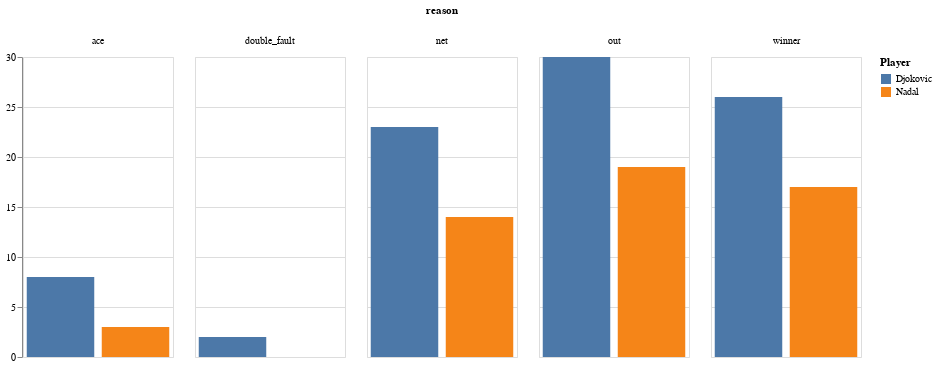

Write notebook code for a chart like this one.
### Code cell
alt.Chart(grouped_points).mark_bar().encode(
    x = alt.X('winner:O', axis = None),
    y = alt.Y('count:Q', title = None),
    color = alt.Color('winner:N',title = 'Player' ),
    column = 'reason:N',
    tooltip=['count']
).properties(width = 150)

### Figure 1 — Vega-Lite specification as saved in the notebook (floating-point values rounded to 4 significant figures)
{"config": {"view": {"continuousWidth": 400, "continuousHeight": 300}}, "data": {"name": "data-c5d9a6b6192136802da6597a89261897"}, "mark": "bar", "encoding": {"color": {"type": "nominal", "field": "winner", "title": "Player"}, "column": {"type": "nominal", "field": "reason"}, "tooltip": [{"type": "quantitative", "field": "count"}], "x": {"type": "ordinal", "axis": null, "field": "winner"}, "y": {"type": "quantitative", "field": "count", "title": null}}, "width": 150, "$schema": "https://vega.github.io/schema/vega-lite/v4.0.0.json", "datasets": {"data-c5d9a6b6192136802da6597a89261897": [{"winner": "Djokovic", "reason": "ace", "count": 8}, {"winner": "Djokovic", "reason": "double_fault", "count": 2}, {"winner": "Djokovic", "reason": "net", "count": 23}, {"winner": "Djokovic", "reason": "out", "count": 30}, {"winner": "Djokovic", "reason": "winner", "count": 26}, {"winner": "Nadal", "reason": "ace", "count": 3}, {"winner": "Nadal", "reason": "net", "count": 14}, {"winner": "Nadal", "reason": "out", "count": 19}, {"winner": "Nadal", "reason": "winner", "count": 17}]}}
